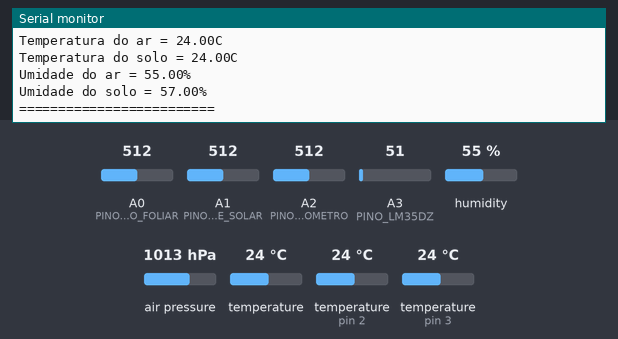
Bench run of a sketch on a simulated Arduino Uno, built with avr-gcc and run on an emulated ATmega328P. Shown: the last lines printed to the serial monitor. Wiring (inferred from the names in the program): DHT22 sensor: data pin 3. The inputs (shaded band) are chosen by the test bench; at power-on: A2 (PINO_HIGROMETRO) = 512, A0 (PINO_MOLHAMENTO_FOLIAR) = 512, A1 (PINO_LUMINOSIDADE_SOLAR) = 512, A3 (PINO_LM35DZ) = 51, humidity 55 %, air pressure 1013 hPa, temperature 24 °C, temperature (sensors on pin 2, pin 3) 24 °C.

Above: at 20.6 s.
20.7 s: A2 (PINO_HIGROMETRO) set to 648
At 21.9 s:
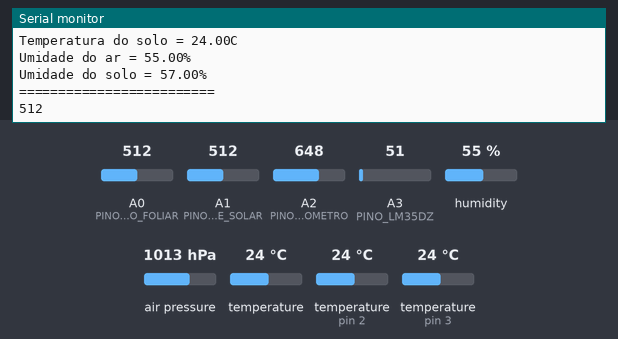
30.5 s: A2 (PINO_HIGROMETRO) set to 671
At 31.1 s:
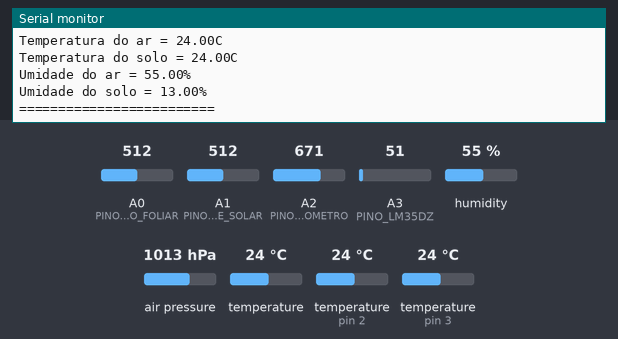
Timing chart, 0 to 33.5 s (numbered marks = the images above; inputs shaded):
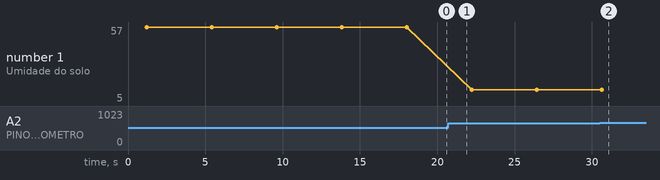

Measured:
- the behaviour switches between 657 and 658 on A2 (PINO_HIGROMETRO) (found by bisection; images 1 and 2)
- plotted number 1: 57 → 13 after the input at 20.7 s, 13 → 5 after the input at 30.5 s

The sketch:

wheater_sketch.ino
```cpp
// Bibliotecas do sensor DS18B20
// Sensor de temperatura a prova dagua
#include <OneWire.h>
#include <DallasTemperature.h>

// Biblioteca AM2302
#include "DHT.h"

// BMP 180
// https://www.sparkfun.com/products/retired/11824
#include <SFE_BMP180.h>
#include <Wire.h>

#define PINO_DS18B20 2 // Temperatura do solo
#define PINO_AM2302 3
#define PINO_MOLHAMENTO_FOLIAR 0
#define PINO_LUMINOSIDADE_SOLAR 1
#define PINO_HIGROMETRO 2

OneWire oneWire(PINO_DS18B20);

DallasTemperature sensorsDallas(&oneWire);

// Initialize DHT sensor.
// Note that older versions of this library took an optional third parameter to
// tweak the timings for faster processors.  This parameter is no longer needed
// as the current DHT reading algorithm adjusts itself to work on faster procs.
#define DHTTYPE DHT22   // DHT 22  (AM2302), AM2321
DHT dht(PINO_AM2302, DHTTYPE);

// You will need to create an SFE_BMP180 object, here called "pressure":
SFE_BMP180 pressure;
#define ALTITUDE 362.0 // Altitude of SparkFun's HQ in Boulder, CO. in meters

 // include the SD library:
#include <SD.h>
File myFile;
const int chipSelect = 4;

// Leitura de temperatura com LM35DZ
#define PINO_LM35DZ 3
// Variaveis que armazenam a temperatura em Celsius e Fahrenheit
int tempc = 0,tempf=0;
int samples[8]; // Array para precisão na medição
// Variáveis que guardam a temperatura máxima e mínima
// int maxtemp = -100, mintemp = 100;

int contador = 1;
float luminosidadeSolar;
float molhamentoFoliar;
float pressaoAtmosferica;
float temperaturaAr;
float temperaturaAr2;
float temperaturaSolo;
float umidadeAr;
float umidadeSolo;

void setup(void)
{
  // start serial port
  Serial.begin(9600);

  // Start up the library
  sensorsDallas.begin();

  dht.begin();

  if (!pressure.begin())
  {
    Serial.println("BMP180 init fail\n\n");
    while(1)
    {
      delay(60000);
    }
  }

  //if (SD.begin(chipSelect))
  //{
  //  Serial.println("SD init success");
  //}
  //else
  //{
  //  Serial.println("initialization failed!");
  //  while(1)
  //  {
  //    delay(60000);
  //  }
  //}
}

void loop(void)
{

  luminosidadeSolar = lerLuminosidadeSolar();
  molhamentoFoliar = lerMolhamentoFoliar();
  pressaoAtmosferica = lerPressaoAtmosferica();
  temperaturaAr = lerTemperaturaAr();
  temperaturaAr2 = lerTemperaturaAr2();
  temperaturaSolo = lerTemperaturaSolo();
  umidadeAr = lerUmidadeAr();
  umidadeSolo = lerUmidadeSolo();

  //Serial.print("Contador = ");
  //Serial.println(contador);

  Serial.print("Luminosidade Solar = ");
  Serial.println(luminosidadeSolar);

  Serial.print("Molhamento Foliar = ");
  Serial.println(molhamentoFoliar);

  Serial.print("Temperatura do ar = ");
  Serial.print(temperaturaAr);
  Serial.println("C");

  //Serial.print("Temperatura do ar2 = ");
  //Serial.println(temperaturaAr2);

  Serial.print("Temperatura do solo = ");
  Serial.print(temperaturaSolo);
  Serial.println("C");

  Serial.print("Umidade do ar = ");
  Serial.print(umidadeAr);
  Serial.println("%");

  Serial.print("Umidade do solo = ");
  Serial.print(umidadeSolo);
  Serial.println("%");

  char buffer[10];
  String sep = ";";
  String dataString = "";

  dataString += contador;
  dataString += sep;
  dataString += dtostrf(luminosidadeSolar, 4, 2, buffer);
  dataString += sep;
  dataString += dtostrf(molhamentoFoliar, 4, 2, buffer);
  dataString += sep;
  dataString += dtostrf(temperaturaAr, 4, 2, buffer);
  dataString += sep;
  //dataString += dtostrf(temperaturaAr2, 4, 2, buffer);
  //dataString += sep;
  dataString += dtostrf(temperaturaSolo, 4, 2, buffer);
  dataString += sep;
  dataString += dtostrf(umidadeAr, 4, 2, buffer);
  dataString += sep;
  dataString += dtostrf(umidadeSolo, 4, 2, buffer);

  // Serial.println(dataString);
  Serial.println("=========================");
  // Serial.println("");

  //myFile = SD.open("wheater.csv", FILE_WRITE);
  //myFile.println(dataString);
  //myFile.close();

  contador++;

  delay(3000);
}

float lerLuminosidadeSolar()
{
  // 1023 = Sem luz / 0 = Com luz
  // 79 = Com laterna do cel
  // 1018 = Com fita isolante por cima
  int valor = analogRead(PINO_LUMINOSIDADE_SOLAR);

  Serial.println(valor);

  float novoValor = map(valor, 79, 1018, 100, 0);
  novoValor = max(novoValor, 0);
  novoValor = min(novoValor, 100);

  return novoValor;
}

float lerMolhamentoFoliar()
{
  // max 577/877
  // min 49/15
  int valor = analogRead(PINO_MOLHAMENTO_FOLIAR);

  float novoValor = map(valor, 49, 555, 0, 100);
  novoValor = max(novoValor, 0);
  novoValor = min(novoValor, 100);

  return novoValor;
}

float lerTemperaturaAr()
{
  return dht.readTemperature();
}

// http://blog.vidadesilicio.com.br/arduino/basico/lm35-medindo-temperatura-com-arduino/
float lerTemperaturaAr2() {
  float temp;
  // return float(analogRead(PINO_LM35DZ));
  temp = (analogRead(PINO_LM35DZ) * 5.0 / 1024.0) / 0.01;
  // return ( 5.0 * analogRead(PINO_LM35DZ) * 100.0) / 1024.0;

  // Ajuste
  // temp *= 16.8 / 19.04;

  return temp;
}

float lerTemperaturaSolo()
{
  // Send the command to get temperature readings
  sensorsDallas.requestTemperatures();
  return sensorsDallas.getTempCByIndex(0);
}

float lerPressaoAtmosferica() {
  char status;
  double T,P,p0,a;

  status = pressure.startTemperature();

  if (status != 0)
  {
    // Wait for the measurement to complete:
    delay(status);

    // Retrieve the completed temperature measurement:
    // Note that the measurement is stored in the variable T.
    // Function returns 1 if successful, 0 if failure.

    status = pressure.getTemperature(T);
    if (status != 0)
    {
      // Print out the measurement:
      //Serial.print("temperature: ");
      //Serial.print(T,2);
      //Serial.println("C");

      // Start a pressure measurement:
      // The parameter is the oversampling setting, from 0 to 3 (highest res, longest wait).
      // If request is successful, the number of ms to wait is returned.
      // If request is unsuccessful, 0 is returned.

      status = pressure.startPressure(3);
      if (status != 0)
      {
        // Wait for the measurement to complete:
        delay(status);

        // Retrieve the completed pressure measurement:
        // Note that the measurement is stored in the variable P.
        // Note also that the function requires the previous temperature measurement (T).
        // (If temperature is stable, you can do one temperature measurement for a number of pressure measurements.)
        // Function returns 1 if successful, 0 if failure.

        T = 4.0;
        status = pressure.getPressure(P,T);
        if (status != 0)
        {
          // Print out the measurement:
          //Serial.print("absolute pressure: ");
          //Serial.print(P,2);
          //Serial.println(" mb");

          // The pressure sensor returns abolute pressure, which varies with altitude.
          // To remove the effects of altitude, use the sealevel function and your current altitude.
          // This number is commonly used in weather reports.
          // Parameters: P = absolute pressure in mb, ALTITUDE = current altitude in m.
          // Result: p0 = sea-level compensated pressure in mb

          p0 = pressure.sealevel(P,ALTITUDE);
          pressaoAtmosferica = p0;
          //Serial.print("relative (sea-level) pressure: ");
          //Serial.print(p0,2);
          //Serial.println(" mb");

          // On the other hand, if you want to determine your altitude from the pressure reading,
          // use the altitude function along with a baseline pressure (sea-level or other).
          // Parameters: P = absolute pressure in mb, p0 = baseline pressure in mb.
          // Result: a = altitude in m.

          //a = pressure.altitude(P,p0);
          //Serial.print("computed altitude: ");
          //Serial.print(a,0);
          //Serial.println(" meters");
        }
        else Serial.println("error retrieving pressure measurement\n");
      }
      else Serial.println("error starting pressure measurement\n");
    }
    else Serial.println("error retrieving temperature measurement\n");
  }
  else Serial.println("error starting temperature measurement\n");

  return 0;
}

float lerUmidadeAr()
{
  return dht.readHumidity();
}

// 0 / 403 / 380 = 100% umido
// 702 / 687 = 0% umido
float lerUmidadeSolo()
{
  int valor = analogRead(PINO_HIGROMETRO);

  float novoValor = map(valor, 380, 685, 100, 0);
  novoValor = max(novoValor, 0);
  novoValor = min(novoValor, 100);

  return novoValor;
}
```
